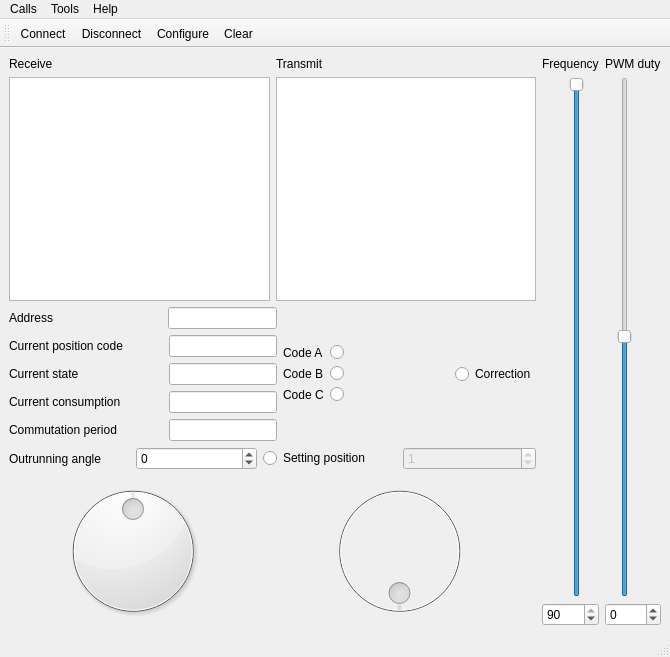
<?xml version="1.0" encoding="UTF-8"?>
<ui version="4.0">
 <class>MainWindow</class>
 <widget class="QMainWindow" name="MainWindow">
  <property name="geometry">
   <rect>
    <x>0</x>
    <y>0</y>
    <width>670</width>
    <height>657</height>
   </rect>
  </property>
  <property name="windowTitle">
   <string>Terminal by Ilya Litik</string>
  </property>
  <property name="toolButtonStyle">
   <enum>Qt::ToolButtonIconOnly</enum>
  </property>
  <property name="documentMode">
   <bool>false</bool>
  </property>
  <widget class="QWidget" name="centralwidget">
   <property name="enabled">
    <bool>true</bool>
   </property>
   <layout class="QVBoxLayout" name="verticalLayout_22">
    <item>
     <layout class="QHBoxLayout" name="horizontalLayout_19">
      <item>
       <layout class="QVBoxLayout" name="verticalLayout_12">
        <item>
         <layout class="QVBoxLayout" name="verticalLayout_13">
          <item>
           <layout class="QHBoxLayout" name="horizontalLayout_20">
            <item>
             <widget class="QLabel" name="label_6">
              <property name="text">
               <string>Receive</string>
              </property>
             </widget>
            </item>
            <item>
             <widget class="QLabel" name="label_7">
              <property name="text">
               <string>Transmit</string>
              </property>
             </widget>
            </item>
           </layout>
          </item>
          <item>
           <layout class="QHBoxLayout" name="horizontalLayout_21">
            <item>
             <widget class="QPlainTextEdit" name="plainTextEditReceive"/>
            </item>
            <item>
             <widget class="QPlainTextEdit" name="plainTextEditTransmit"/>
            </item>
           </layout>
          </item>
         </layout>
        </item>
        <item>
         <layout class="QHBoxLayout" name="horizontalLayout_22">
          <item>
           <layout class="QHBoxLayout" name="horizontalLayout_23">
            <item>
             <layout class="QVBoxLayout" name="verticalLayout_14">
              <item>
               <layout class="QHBoxLayout" name="horizontalLayout_24">
                <item>
                 <widget class="QLabel" name="label_Address">
                  <property name="text">
                   <string>Address</string>
                  </property>
                 </widget>
                </item>
                <item>
                 <spacer name="horizontalSpacer_Address">
                  <property name="orientation">
                   <enum>Qt::Horizontal</enum>
                  </property>
                  <property name="sizeHint" stdset="0">
                   <size>
                    <width>40</width>
                    <height>20</height>
                   </size>
                  </property>
                 </spacer>
                </item>
                <item>
                 <widget class="QLineEdit" name="lineEditAddress">
                  <property name="readOnly">
                   <bool>true</bool>
                  </property>
                 </widget>
                </item>
               </layout>
              </item>
              <item>
               <layout class="QHBoxLayout" name="horizontalLayout_25">
                <item>
                 <widget class="QLabel" name="label_GrayCode">
                  <property name="text">
                   <string>Current position code</string>
                  </property>
                 </widget>
                </item>
                <item>
                 <spacer name="horizontalSpacer_GrayCode">
                  <property name="orientation">
                   <enum>Qt::Horizontal</enum>
                  </property>
                  <property name="sizeHint" stdset="0">
                   <size>
                    <width>40</width>
                    <height>20</height>
                   </size>
                  </property>
                 </spacer>
                </item>
                <item>
                 <widget class="QLineEdit" name="lineEditGrayCode">
                  <property name="readOnly">
                   <bool>true</bool>
                  </property>
                 </widget>
                </item>
               </layout>
              </item>
              <item>
               <layout class="QHBoxLayout" name="horizontalLayout_26">
                <item>
                 <widget class="QLabel" name="label_State">
                  <property name="text">
                   <string>Current state</string>
                  </property>
                 </widget>
                </item>
                <item>
                 <spacer name="horizontalSpacer_State">
                  <property name="orientation">
                   <enum>Qt::Horizontal</enum>
                  </property>
                  <property name="sizeHint" stdset="0">
                   <size>
                    <width>40</width>
                    <height>20</height>
                   </size>
                  </property>
                 </spacer>
                </item>
                <item>
                 <widget class="QLineEdit" name="lineEditState">
                  <property name="readOnly">
                   <bool>true</bool>
                  </property>
                 </widget>
                </item>
               </layout>
              </item>
              <item>
               <layout class="QHBoxLayout" name="horizontalLayout_27">
                <item>
                 <widget class="QLabel" name="label_Current">
                  <property name="text">
                   <string>Current consumption</string>
                  </property>
                 </widget>
                </item>
                <item>
                 <spacer name="horizontalSpacer_Current">
                  <property name="orientation">
                   <enum>Qt::Horizontal</enum>
                  </property>
                  <property name="sizeHint" stdset="0">
                   <size>
                    <width>40</width>
                    <height>20</height>
                   </size>
                  </property>
                 </spacer>
                </item>
                <item>
                 <widget class="QLineEdit" name="lineEditCurrent">
                  <property name="text">
                   <string/>
                  </property>
                  <property name="readOnly">
                   <bool>true</bool>
                  </property>
                 </widget>
                </item>
               </layout>
              </item>
              <item>
               <layout class="QHBoxLayout" name="horizontalLayout_28">
                <item>
                 <widget class="QLabel" name="label_CommutationPeriod">
                  <property name="text">
                   <string>Commutation period</string>
                  </property>
                 </widget>
                </item>
                <item>
                 <spacer name="horizontalSpacer_CommutationPeriod_3">
                  <property name="orientation">
                   <enum>Qt::Horizontal</enum>
                  </property>
                  <property name="sizeHint" stdset="0">
                   <size>
                    <width>40</width>
                    <height>20</height>
                   </size>
                  </property>
                 </spacer>
                </item>
                <item>
                 <widget class="QLineEdit" name="lineEditCommutationPeriod">
                  <property name="text">
                   <string/>
                  </property>
                  <property name="readOnly">
                   <bool>true</bool>
                  </property>
                 </widget>
                </item>
               </layout>
              </item>
             </layout>
            </item>
            <item>
             <layout class="QVBoxLayout" name="verticalLayout_15"/>
            </item>
           </layout>
          </item>
          <item>
           <layout class="QVBoxLayout" name="verticalLayout_16">
            <item>
             <layout class="QHBoxLayout" name="horizontalLayout_29">
              <item>
               <layout class="QVBoxLayout" name="verticalLayout_17">
                <item>
                 <widget class="QLabel" name="labelSensorA">
                  <property name="text">
                   <string>Code A</string>
                  </property>
                 </widget>
                </item>
                <item>
                 <widget class="QLabel" name="labelSensorB">
                  <property name="text">
                   <string>Code B</string>
                  </property>
                 </widget>
                </item>
                <item>
                 <widget class="QLabel" name="labelSensorC">
                  <property name="text">
                   <string>Code C</string>
                  </property>
                 </widget>
                </item>
               </layout>
              </item>
              <item>
               <layout class="QVBoxLayout" name="verticalLayout_18">
                <item>
                 <widget class="QRadioButton" name="radioButtonSensorA">
                  <property name="acceptDrops">
                   <bool>false</bool>
                  </property>
                  <property name="text">
                   <string/>
                  </property>
                  <property name="checkable">
                   <bool>false</bool>
                  </property>
                  <property name="autoExclusive">
                   <bool>false</bool>
                  </property>
                 </widget>
                </item>
                <item>
                 <widget class="QRadioButton" name="radioButtonSensorB">
                  <property name="mouseTracking">
                   <bool>false</bool>
                  </property>
                  <property name="text">
                   <string/>
                  </property>
                  <property name="checkable">
                   <bool>false</bool>
                  </property>
                  <property name="autoExclusive">
                   <bool>false</bool>
                  </property>
                 </widget>
                </item>
                <item>
                 <widget class="QRadioButton" name="radioButtonSensorC">
                  <property name="mouseTracking">
                   <bool>false</bool>
                  </property>
                  <property name="autoFillBackground">
                   <bool>false</bool>
                  </property>
                  <property name="text">
                   <string/>
                  </property>
                  <property name="checkable">
                   <bool>false</bool>
                  </property>
                  <property name="autoExclusive">
                   <bool>false</bool>
                  </property>
                 </widget>
                </item>
               </layout>
              </item>
             </layout>
            </item>
           </layout>
          </item>
          <item>
           <spacer name="horizontalSpacer">
            <property name="orientation">
             <enum>Qt::Horizontal</enum>
            </property>
            <property name="sizeHint" stdset="0">
             <size>
              <width>40</width>
              <height>20</height>
             </size>
            </property>
           </spacer>
          </item>
          <item>
           <layout class="QVBoxLayout" name="verticalLayout_19">
            <item>
             <widget class="QRadioButton" name="radioButtonCorrection">
              <property name="text">
               <string>Correction</string>
              </property>
              <property name="autoExclusive">
               <bool>false</bool>
              </property>
             </widget>
            </item>
           </layout>
          </item>
         </layout>
        </item>
        <item>
         <layout class="QVBoxLayout" name="verticalLayout_20">
          <item>
           <layout class="QHBoxLayout" name="horizontalLayout_32">
            <item>
             <layout class="QVBoxLayout" name="verticalLayout_2">
              <item>
               <layout class="QHBoxLayout" name="horizontalLayout">
                <item>
                 <widget class="QLabel" name="label">
                  <property name="text">
                   <string>Outrunning angle</string>
                  </property>
                 </widget>
                </item>
                <item>
                 <widget class="QSpinBox" name="spinBoxOutrunningAngle">
                  <property name="minimum">
                   <number>-30</number>
                  </property>
                  <property name="maximum">
                   <number>30</number>
                  </property>
                 </widget>
                </item>
               </layout>
              </item>
              <item>
               <widget class="QDial" name="dialOutrunningAngle">
                <property name="enabled">
                 <bool>true</bool>
                </property>
                <property name="minimumSize">
                 <size>
                  <width>150</width>
                  <height>150</height>
                 </size>
                </property>
                <property name="maximumSize">
                 <size>
                  <width>248</width>
                  <height>250</height>
                 </size>
                </property>
                <property name="minimum">
                 <number>-30</number>
                </property>
                <property name="maximum">
                 <number>30</number>
                </property>
                <property name="pageStep">
                 <number>1</number>
                </property>
                <property name="invertedControls">
                 <bool>false</bool>
                </property>
                <property name="wrapping">
                 <bool>true</bool>
                </property>
               </widget>
              </item>
             </layout>
            </item>
            <item>
             <layout class="QVBoxLayout" name="verticalLayout">
              <item>
               <layout class="QHBoxLayout" name="horizontalLayout_31">
                <item>
                 <widget class="QRadioButton" name="radioButtonPosition">
                  <property name="text">
                   <string>Setting position</string>
                  </property>
                  <property name="autoExclusive">
                   <bool>false</bool>
                  </property>
                 </widget>
                </item>
                <item>
                 <widget class="QSpinBox" name="spinBoxPosition">
                  <property name="enabled">
                   <bool>false</bool>
                  </property>
                  <property name="minimum">
                   <number>0</number>
                  </property>
                  <property name="maximum">
                   <number>359</number>
                  </property>
                  <property name="value">
                   <number>1</number>
                  </property>
                 </widget>
                </item>
               </layout>
              </item>
              <item>
               <widget class="QDial" name="dialAngle">
                <property name="enabled">
                 <bool>false</bool>
                </property>
                <property name="minimumSize">
                 <size>
                  <width>150</width>
                  <height>150</height>
                 </size>
                </property>
                <property name="minimum">
                 <number>0</number>
                </property>
                <property name="maximum">
                 <number>359</number>
                </property>
                <property name="pageStep">
                 <number>1</number>
                </property>
                <property name="invertedControls">
                 <bool>false</bool>
                </property>
                <property name="wrapping">
                 <bool>true</bool>
                </property>
               </widget>
              </item>
             </layout>
            </item>
           </layout>
          </item>
         </layout>
        </item>
       </layout>
      </item>
      <item>
       <layout class="QVBoxLayout" name="verticalLayout_21">
        <item>
         <layout class="QHBoxLayout" name="horizontalLayout_33">
          <item>
           <widget class="QLabel" name="label_8">
            <property name="text">
             <string>Frequency</string>
            </property>
           </widget>
          </item>
          <item>
           <widget class="QLabel" name="label_2">
            <property name="text">
             <string>PWM duty</string>
            </property>
           </widget>
          </item>
         </layout>
        </item>
        <item>
         <layout class="QHBoxLayout" name="horizontalLayout_34">
          <item>
           <widget class="QSlider" name="verticalSliderFrequency">
            <property name="minimum">
             <number>1</number>
            </property>
            <property name="maximum">
             <number>90</number>
            </property>
            <property name="pageStep">
             <number>1</number>
            </property>
            <property name="sliderPosition">
             <number>90</number>
            </property>
            <property name="orientation">
             <enum>Qt::Vertical</enum>
            </property>
           </widget>
          </item>
          <item>
           <widget class="QSlider" name="verticalSliderVelocity">
            <property name="maximum">
             <number>255</number>
            </property>
            <property name="pageStep">
             <number>1</number>
            </property>
            <property name="sliderPosition">
             <number>128</number>
            </property>
            <property name="orientation">
             <enum>Qt::Vertical</enum>
            </property>
           </widget>
          </item>
         </layout>
        </item>
        <item>
         <layout class="QHBoxLayout" name="horizontalLayout_35">
          <item>
           <widget class="QSpinBox" name="spinBoxFrequency">
            <property name="minimum">
             <number>0</number>
            </property>
            <property name="maximum">
             <number>90</number>
            </property>
            <property name="value">
             <number>90</number>
            </property>
           </widget>
          </item>
          <item>
           <widget class="QSpinBox" name="spinBoxVelocity">
            <property name="minimum">
             <number>-127</number>
            </property>
            <property name="maximum">
             <number>128</number>
            </property>
           </widget>
          </item>
         </layout>
        </item>
       </layout>
      </item>
     </layout>
    </item>
   </layout>
  </widget>
  <widget class="QMenuBar" name="menubar">
   <property name="geometry">
    <rect>
     <x>0</x>
     <y>0</y>
     <width>670</width>
     <height>20</height>
    </rect>
   </property>
   <widget class="QMenu" name="menuCalls">
    <property name="title">
     <string>Calls</string>
    </property>
    <addaction name="actionConnect"/>
    <addaction name="actionDisconnect"/>
    <addaction name="separator"/>
    <addaction name="actionQuit"/>
   </widget>
   <widget class="QMenu" name="menuTools">
    <property name="title">
     <string>Tools</string>
    </property>
    <addaction name="actionConfigure"/>
    <addaction name="actionClear"/>
   </widget>
   <widget class="QMenu" name="menuHelp">
    <property name="title">
     <string>Help</string>
    </property>
   </widget>
   <addaction name="menuCalls"/>
   <addaction name="menuTools"/>
   <addaction name="menuHelp"/>
  </widget>
  <widget class="QToolBar" name="toolBar">
   <property name="windowTitle">
    <string>toolBar</string>
   </property>
   <attribute name="toolBarArea">
    <enum>TopToolBarArea</enum>
   </attribute>
   <attribute name="toolBarBreak">
    <bool>false</bool>
   </attribute>
   <addaction name="actionConnect"/>
   <addaction name="actionDisconnect"/>
   <addaction name="actionConfigure"/>
   <addaction name="actionClear"/>
  </widget>
  <widget class="QStatusBar" name="statusbar"/>
  <action name="actionConnect">
   <property name="icon">
    <iconset resource="terminal.qrc">
     <normaloff>:/images/images/connect.png</normaloff>:/images/images/connect.png</iconset>
   </property>
   <property name="text">
    <string>Connect</string>
   </property>
  </action>
  <action name="actionDisconnect">
   <property name="icon">
    <iconset resource="terminal.qrc">
     <normaloff>:/images/images/disconnect.png</normaloff>:/images/images/disconnect.png</iconset>
   </property>
   <property name="text">
    <string>Disconnect</string>
   </property>
  </action>
  <action name="actionQuit">
   <property name="icon">
    <iconset resource="terminal.qrc">
     <normaloff>:/images/images/application-exit.png</normaloff>:/images/images/application-exit.png</iconset>
   </property>
   <property name="text">
    <string>Quit</string>
   </property>
  </action>
  <action name="actionConfigure">
   <property name="icon">
    <iconset resource="terminal.qrc">
     <normaloff>:/images/images/settings.png</normaloff>:/images/images/settings.png</iconset>
   </property>
   <property name="text">
    <string>Configure</string>
   </property>
  </action>
  <action name="actionClear">
   <property name="icon">
    <iconset resource="terminal.qrc">
     <normaloff>:/images/images/clear.png</normaloff>:/images/images/clear.png</iconset>
   </property>
   <property name="text">
    <string>Clear</string>
   </property>
  </action>
 </widget>
 <resources>
  <include location="terminal.qrc"/>
 </resources>
 <connections/>
</ui>
